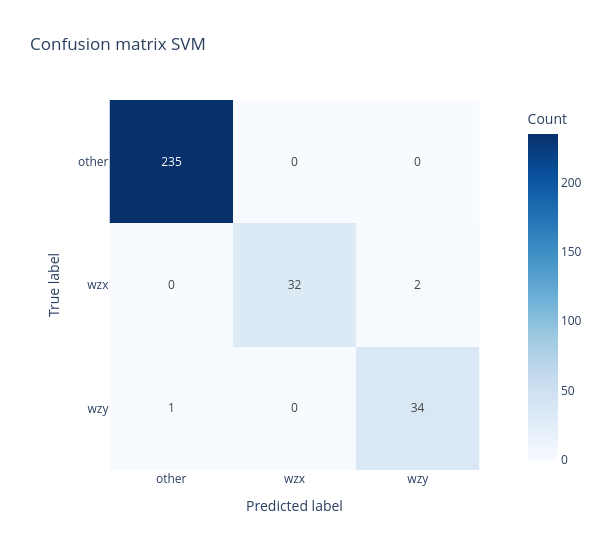

The cell this chart's notebook holds for it:
### Code cell


### Figure 1 — Plotly figure (JSON) as saved in the notebook; plotly's stock layout.template omitted (floating-point values rounded to 4 significant figures)
{"data": [{"coloraxis": "coloraxis", "name": "0", "texttemplate": "%{z}", "x": ["other", "wzx", "wzy"], "y": ["other", "wzx", "wzy"], "z": [[235, 0, 0], [0, 32, 2], [1, 0, 34]], "type": "heatmap", "xaxis": "x", "yaxis": "y", "hovertemplate": "Predicted label: %{x}<br>True label: %{y}<br>Count: %{z}<extra></extra>"}], "layout": {"xaxis": {"anchor": "y", "domain": [0.0, 1.0], "scaleanchor": "y", "constrain": "domain", "title": {"text": "Predicted label"}}, "yaxis": {"anchor": "x", "domain": [0.0, 1.0], "autorange": "reversed", "constrain": "domain", "title": {"text": "True label"}}, "coloraxis": {"colorbar": {"title": {"text": "Count"}}, "colorscale": [[0.0, "rgb(247,251,255)"], [0.125, "rgb(222,235,247)"], [0.25, "rgb(198,219,239)"], [0.375, "rgb(158,202,225)"], [0.5, "rgb(107,174,214)"], [0.625, "rgb(66,146,198)"], [0.75, "rgb(33,113,181)"], [0.875, "rgb(8,81,156)"], [1.0, "rgb(8,48,107)"]], "autocolorscale": false}, "title": {"text": "Confusion matrix SVM"}, "height": 550, "width": 600}}
